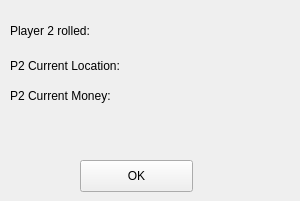
     <widget class="QWidget" name="page_4">
      <widget class="QLabel" name="label_68">
       <property name="geometry">
        <rect>
         <x>10</x>
         <y>50</y>
         <width>171</width>
         <height>31</height>
        </rect>
       </property>
       <property name="text">
        <string>P2 Current Location:</string>
       </property>
      </widget>
      <widget class="QLabel" name="label_69">
       <property name="geometry">
        <rect>
         <x>150</x>
         <y>80</y>
         <width>131</width>
         <height>31</height>
        </rect>
       </property>
       <property name="text">
        <string/>
       </property>
      </widget>
      <widget class="QLabel" name="label_70">
       <property name="geometry">
        <rect>
         <x>140</x>
         <y>20</y>
         <width>61</width>
         <height>31</height>
        </rect>
       </property>
       <property name="text">
        <string/>
       </property>
      </widget>
      <widget class="QPushButton" name="pushButton_17">
       <property name="geometry">
        <rect>
         <x>80</x>
         <y>160</y>
         <width>113</width>
         <height>32</height>
        </rect>
       </property>
       <property name="text">
        <string>OK</string>
       </property>
      </widget>
      <widget class="QLabel" name="label_71">
       <property name="geometry">
        <rect>
         <x>140</x>
         <y>50</y>
         <width>151</width>
         <height>31</height>
        </rect>
       </property>
       <property name="text">
        <string/>
       </property>
      </widget>
      <widget class="QLabel" name="label_72">
       <property name="geometry">
        <rect>
         <x>10</x>
         <y>10</y>
         <width>101</width>
         <height>41</height>
        </rect>
       </property>
       <property name="text">
        <string>Player 2 rolled:</string>
       </property>
      </widget>
      <widget class="QLabel" name="label_73">
       <property name="geometry">
        <rect>
         <x>10</x>
         <y>80</y>
         <width>111</width>
         <height>31</height>
        </rect>
       </property>
       <property name="text">
        <string>P2 Current Money:</string>
       </property>
      </widget>
     </widget>
